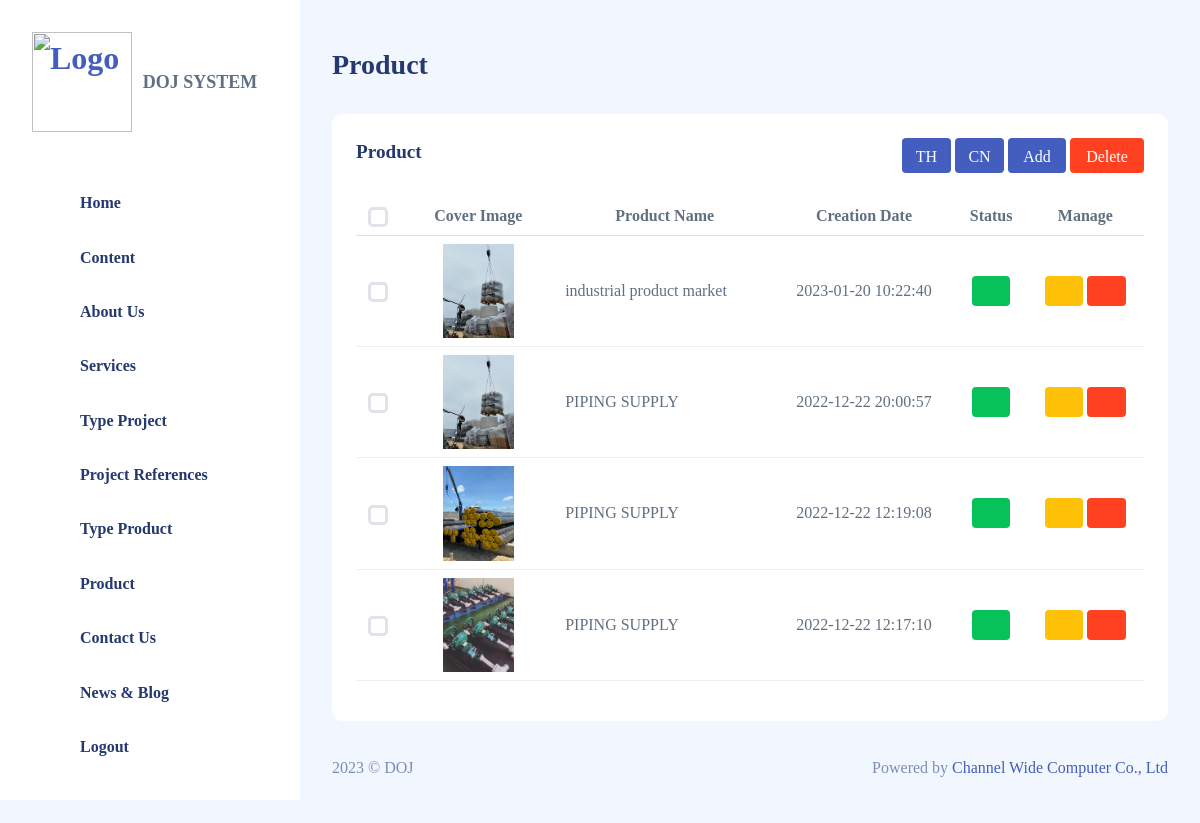
/webpanelcw/product_en.php (signed in), run on the app's committed database.
### tables this page shows
CREATE TABLE `product_en` (
  `product_id` int(10) NOT NULL,
  `product_name` varchar(255) NOT NULL,
  `intro` varchar(255) NOT NULL,
  `content` longtext NOT NULL,
  `conclude` longtext NOT NULL,
  `link_video` varchar(255) DEFAULT NULL,
  `cover_img` varchar(255) NOT NULL,
  `status` varchar(10) NOT NULL,
  `pt_id` varchar(10) NOT NULL,
  `id` varchar(255) NOT NULL,
  `created_at` datetime NOT NULL DEFAULT current_timestamp()
);

### webpanelcw/product_en.php (the view, shortened to what this page needs)
<?php
require_once('config/doj_db.php');
$data_product = $conn->prepare("SELECT * FROM product_en ORDER BY product_id DESC");
$data_product->execute();
$row_product_en = $data_product->fetchAll();
?>
<!DOCTYPE html>
<html lang="en">
<head>
    <link rel="stylesheet" href="assets/css/main/app.css">
    <link rel="stylesheet" href="assets/css/main/app-dark.css">
    <link rel="stylesheet" href="css/product.css?v=<?php echo time(); ?>">
    <link rel="stylesheet" href="assets/css/shared/iconly.css">
</head>
<body>
    <div id="app">
        <?php include('sidebar.php'); ?>
        <div id="main">
            <div class="page-heading">
                <h3>Product</h3>
            </div>
            <section class="section">
                <form method="post">
                    <div class="card">
                        <div class="card-header">
                            <h4 class="card-title">Product</h4>
                            <div class="flex-end">
                                <a href="product"><button type="button" class="btn btn-edit">TH</button></a>
                                <a href="product_cn"><button type="button" class="btn btn-edit">CN</button></a>
                                <a href="product_add_en"><button type="button" class="btn btn-add">Add</button></a>
                                <button type="submit" onclick="return confirm('Do you want to delete all?');" name="delete_all" class="btn btn-del">Delete</button>
                            </div>
                        </div>
                        <div class="card-body">
                            <div class="table-responsive">
                                <table class="table table-hover">
                                    <thead align="center">
                                        <tr>
                                            <th scope="col">
                                                <input type="checkbox" class="form-check-input checkbox-select" id="select_all">
                                            </th>
                                            <th scope="col">Cover Image</th>
                                            <th scope="col">Product Name</th>
                                            <th scope="col">Creation Date</th>
                                            <th scope="col">Status</th>
                                            <th scope="col">Manage</th>
                                        </tr>
                                    </thead>
                                    <?php
                                    for ($i = 0; $i < count($row_product_en); $i++) {
                                    ?>
                                        <tbody>
                                            <tr>
                                                <td align="center">
                                                    <input type="checkbox" class="form-check-input checkbox checkbox-select" name="ids[]" value=<?php echo $row_product_en[$i]['product_id'] ?>>
                                                </td>
                                                <td align="center" width="20%">
                                                    <img width="50%" src="upload/upload_product/<?php echo $row_product_en[$i]['cover_img']; ?>" alt="">
                                                </td>
                                                <td align="left"><?php echo $row_product_en[$i]['product_name']; ?></td>
                                                <td align="center"><?php echo $row_product_en[$i]['created_at']; ?></td>
                                                <td align="center">
                                                    <a type="input" class="btn" <?php if ($row_product_en[$i]['status'] == "on") {
                                                                                    echo " style='background-color: #06c258'";
                                                                                } else {
                                                                                    echo " style='background-color: #ff4122'";
                                                                                } ?> data-bs-toggle="modal" href="#status<?php echo $row_product_en[$i]['product_id'] ?>" id="setting"><i class="bi bi-gear"></i></a>
                                                </td>
                                                <td align="center">
                                                    <div class="manage">
                                                        <a href="product_edit_en?product_id=<?php echo $row_product_en[$i]['product_id']; ?>"><button type="button" class="btn" style="background-color:#ffc107; color: #FFFFFF;"><i class="bi bi-pencil-square"></i></button></a>
                                                        <button class="btn" onclick="return confirm('Do you want to delete?');" name="delete_all" style="background-color:#ff4122; color: #FFFFFF;"><i class="bi bi-trash"></i></button>
                                                    </div>
                                                </td>
                                            </tr>
                                        </tbody>
                                    <?php }
                                    ?>
                                </table>
                            </div>
                        </div>
                    </div>
                </form>
            </section>
            <?php include('footer.php'); ?>
        </div>
    </div>
</body>
</html>

### webpanelcw/css/product.css (style rules this page uses)
.card-header { display: flex; justify-content: space-between; align-items: center; text-align: end; }
.card-title { display: flex; text-align: start; }
.btn-edit { width: 52px; height: 35px; background-color: #435ebe; color: #FFFFFF; }
.btn-add { width: 57px; height: 35px; background-color: #435ebe; color: #FFFFFF; }
.btn { margin:0px; }
.btn-del { width: 70px; height: 35px; background-color: #ff4122; color: #FFFFFF; }
#setting { color: #FFFFFF; }
.checkbox-select { width: 20px; height: 20px; }
@media (min-width: 1200px) { .card-header { display: flex; justify-content: space-between; align-items: center; } }
@media (min-width: 1200px) { .btn-edit { width: 49px; height: 35px; background-color: #435ebe; color: #FFFFFF; } }
@media (min-width: 1200px) { .btn-add { width: 58px; height: 35px; background-color: #435ebe; color: #FFFFFF; } }
@media (min-width: 1200px) { .btn { margin:0px; } }
@media (min-width: 1200px) { .btn-del { width: 74px; height: 35px; background-color: #ff4122; color: #FFFFFF; } }
@media (min-width: 1200px) { #setting { color: #FFFFFF; } }
@media (min-width: 1200px) { .checkbox-select { width: 20px; height: 20px; } }

### data on the page
product_en: cover_img (picture), product_name "industrial product market", created_at "2023-01-20 10:22:40"
product_en: cover_img (picture), product_name "PIPING SUPPLY", created_at "2022-12-22 20:00:57"
product_en: cover_img (picture), product_name "PIPING SUPPLY", created_at "2022-12-22 12:19:08"
product_en: cover_img (picture), product_name "PIPING SUPPLY", created_at "2022-12-22 12:17:10"
